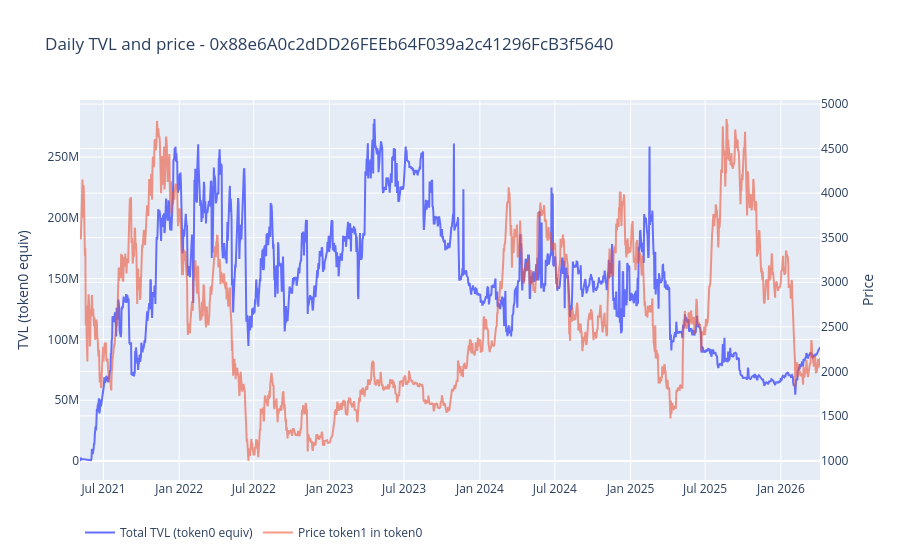

The code cell stored with this chart in its notebook:
### Code cell
if PLOTLY_AVAILABLE and not daily_history.empty:
    fig = go.Figure()
    fig.add_trace(go.Scatter(
        x=daily_history['date'],
        y=daily_history['tvl_token0_equiv'],
        mode='lines',
        name='Total TVL (token0 equiv)',
        yaxis='y1',
    ))
    fig.add_trace(go.Scatter(
        x=daily_history['date'],
        y=daily_history['price_token1_in_token0'],
        mode='lines',
        name='Price token1 in token0',
        yaxis='y2',
        opacity=0.6,
    ))
    fig.update_layout(
        title=f'Daily TVL and price - {POOL}',
        yaxis=dict(title='TVL (token0 equiv)'),
        yaxis2=dict(title='Price', overlaying='y', side='right'),
        legend=dict(orientation='h'),
    )
    fig.show()
else:
    print('Plotly unavailable or daily_history is empty.')

### Figure 1 — Plotly figure (JSON) as saved in the notebook; plotly's stock layout.template omitted (floating-point values rounded to 4 significant figures; data arrays with more than 128 entries replaced by an {"elided": "..."} marker saying what was removed)
{"data": [{"mode": "lines", "name": "Total TVL (token0 equiv)", "type": "scatter", "x": {"elided": "1798 str values"}, "y": {"elided": "1798 float values"}, "yaxis": "y"}, {"mode": "lines", "name": "Price token1 in token0", "opacity": 0.6, "type": "scatter", "x": {"elided": "1798 str values"}, "y": {"elided": "1798 float values"}, "yaxis": "y2"}], "layout": {"legend": {"orientation": "h"}, "title": {"text": "Daily TVL and price - 0x88e6A0c2dDD26FEEb64F039a2c41296FcB3f5640"}, "yaxis": {"title": {"text": "TVL (token0 equiv)"}}, "yaxis2": {"overlaying": "y", "side": "right", "title": {"text": "Price"}}}}
